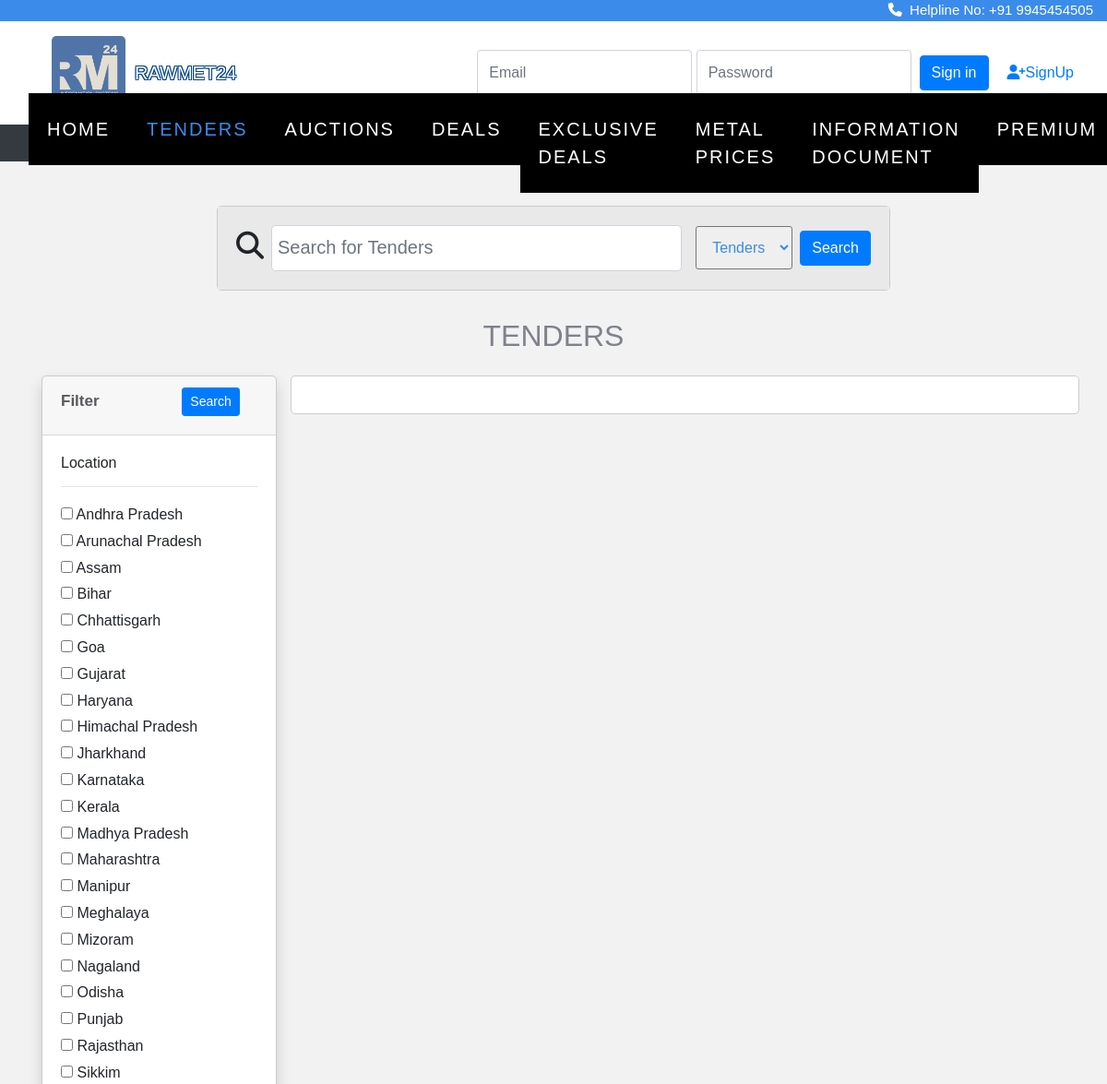
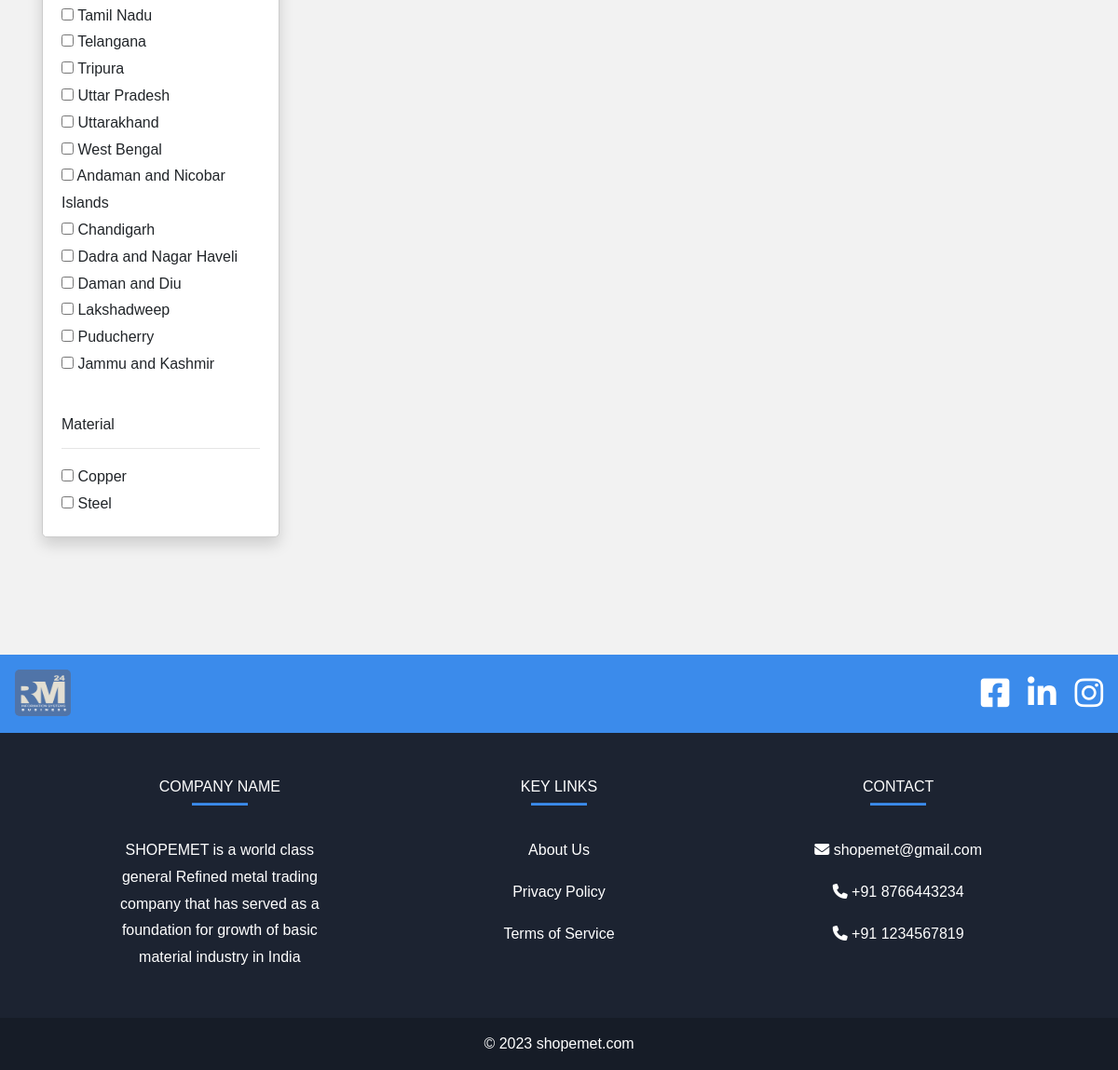
The app's page /tender/tender_search.php with its own data (2 pictures, top to bottom).
### tables this page shows
CREATE TABLE `location` (
  `state_id` int(11) NOT NULL,
  `state_name` varchar(50) DEFAULT NULL
);

### tender/tender_search.php (the view, shortened to what this page needs)
<?php
include "connect.php";
?>
<!doctype html>
<html lang="en">
  <head>
    <link rel="stylesheet" href="https://cdn.jsdelivr.net/npm/bootstrap@4.0.0/dist/css/bootstrap.min.css">
<link rel="stylesheet" href="https://stackpath.bootstrapcdn.com/font-awesome/4.7.0/css/font-awesome.min.css">
<link rel="stylesheet" href="https://cdnjs.cloudflare.com/ajax/libs/font-awesome/4.7.0/css/font-awesome.min.css">
<link rel="stylesheet" href="css/style.css">
<link rel="stylesheet" href="css/_buttons.scss">
<link rel="stylesheet" href="css/buttons.scss">
<link rel="stylesheet" href="css/auction.css">
<link rel="stylesheet" href="css/reboot.scss">
<link rel="stylesheet" href="https://cdnjs.cloudflare.com/ajax/libs/font-awesome/6.4.0/css/all.min.css">
<link href='https://unpkg.com/boxicons@2.1.4/css/boxicons.min.css' rel='stylesheet'>
<link rel="stylesheet" href="https://cdnjs.cloudflare.com/ajax/libs/font-awesome/4.7.0/css/font-awesome.min.css">
<link rel="stylesheet" type="text/css" href="https://stackpath.bootstrapcdn.com/bootstrap/4.4.1/css/bootstrap.min.css">
<link rel="stylesheet" type="text/css" href="https://pixinvent.com/stack-responsive-bootstrap-4-admin-template/app-assets/css/bootstrap-extended.min.css">
<link rel="stylesheet" type="text/css" href="https://pixinvent.com/stack-responsive-bootstrap-4-admin-template/app-assets/fonts/simple-line-icons/style.min.css">
</head>
</head>
<body>
<div class="strip">
  <a href="#"><i class="fa-solid fa-phone"></i>&nbsp Helpline No: +91 9945454505</a>
</div>
<section class="ftco-section" style="padding-top: 5px;">
<section
           class="d-flex justify-content-between p-3"
           style="background-color:white"
           >
    <div class="me-5">
      <img src="image/rawmetlogo.jpeg" width="80px" height="auto" style="border-radius: 5px; margin-left: 40px;">
    </div>&nbsp   <p style=" position:absolute; margin-left:130px; margin-top: 25px;" class="tft desktop-view">RAWMET24</p>
    <?php
       if(!isset($_SESSION['buyer_name'])){
       ?>
         <form class="form-inline" action="verify.php" method="post">
           <input type="email" class="form-control" name="email" placeholder="Email" name="email">
           <input type="password" class="form-control" name="password" placeholder="Password" name="pswd">&nbsp&nbsp
           <br>
           <button class="btn btn-primary" type="submit">Sign in</button>
           <a href="signup.html" style="font-size: medium; padding: 20px; ">
             <i class="fa-solid fa-user-plus"></i>SignUp
           </a>
         </form>
         <?php }else{
?>
 <div class="user" style="padding-top:25px;padding-right:30px"> <p style="color:#3b8beb;">
          Hi! <?php echo $_SESSION['buyer_name'];?>&nbsp&nbsp
              <button class="btn btn-primary" ><a href="signout.php" style="color:white;"> Signout </a></button>
</div><?php
} ?>
</section>
<nav class="navbar navbar-expand-lg navbar-dark ftco_navbar bg-dark ftco-navbar-light" id="ftco-navbar">
<div class="container-fluid">
<div class="collapse navbar-collapse" id="ftco-nav">
<ul class="navbar-nav m-auto">
<li class="nav-item "><a href="home.php" class="nav-link">Home</a></li>
<li class="nav-item active"><a href="tender.php" class="nav-link">Tenders</a></li>
<li class="nav-item "><a href="auction.php" class="nav-link">Auctions</a></li>
<li class="nav-item "><a href="deals.php" class="nav-link">Deals</a></li>
<li class="nav-item"><a href="exclusivedeals.php" class="nav-link">Exclusive Deals</a></li>
<li class="nav-item"><a href="metalsearch.php" class="nav-link">Metal Prices</a></li>
<li class="nav-item"><a href="info_page.php" class="nav-link">Information Document</a></li>
<li class="nav-item"><a href="price.html" class="nav-link">Premium</a></li>
</ul>
</div>
</div>
</nav>
</section>
<section class="home">
<br><br>
<div class="container">
<div class="row ">
  <div class="col-12 col-md-10 col-lg-8">
      <div class="card card-sm">
        <div class="card-body row no-gutters align-items-center" style="background-color: #eae9e9;">
          <div class="col-auto">
            <i class="fa fa-search" style="font-size: 30px; margin-right: 8px;"></i>
          </div>
          <div class="col">
            <input class="form-control form-control-lg form-control-borderless" type="search" id="meterial"
              placeholder="Search for Tenders" style="padding:10px 0px 10px 6px; margin-right: 100px;">
          </div>
          <select name="sort" id="tender" style="padding:13px; margin-left: 15px; margin-right: 8px; border-radius:3px;"
            placeholder="Search ">
            <option value="tenders">Tenders</option>
          </select>
          <div class="col-auto">
            <button class="btn btn-primary" onclick="myFunction()" type="submit">Search</button>
          </div>
        </div>
  </div>
</div>
</div>
</div>
 <center>
 <h2 style="color: #7e828b;">TENDERS</h2> </center>
    <div class="container">
        <div class="row">
            <div class="col-md-3">
                <form action="tender_search.php?l=" method="GET">
                    <div class="card shadow mt-3">
                        <div class="card-header">
                            <h5>Filter&nbsp&nbsp&nbsp&nbsp&nbsp&nbsp&nbsp&nbsp&nbsp&nbsp&nbsp&nbsp&nbsp&nbsp&nbsp&nbsp&nbsp&nbsp
                                <button type="submit" class="btn btn-primary btn-sm float-end" >Search</button>
                            </h5>
                        </div>
                        <div class="card-body">
                            <h6>Location</h6>
                            <hr>
                            <?php
                            $brand_query = "SELECT * FROM location";
                            $brand_query_run = mysqli_query($con, $brand_query);
                            if (mysqli_num_rows($brand_query_run) > 0) {
                                foreach ($brand_query_run as $locationlist) {
                                    ?>
                                    <div id="checkbox">
                                        <input type="checkbox" name="locations" value="<?= $locationlist['state_name']; ?>"
                                            ?>>
                                        <?= $locationlist['state_name']; ?>
                                    </div>
                                    <?php
                                }
                            } else {
                              echo "<div class='abc'>";
                              echo "No result is found";
                              echo "</div>";
                            }
                            ?>
                        </div>
                        <div class="card-body">
                            <h6>Material</h6>
                            <hr>
                            <?php
                            $brand_query = "SELECT DISTINCT material FROM tenders";
                            $brand_query_run = mysqli_query($con, $brand_query);
                            if (mysqli_num_rows($brand_query_run) > 0) {
                                foreach ($brand_query_run as $materiallist) {
                                    ?>
                                    <div id="checkbox">
                                        <input type="checkbox" name="materials" value="<?= $materiallist['material']; ?>"
                                            ?>>
                                        <?= $materiallist['material']; ?>
                                    </div>
                                    <?php
                                }
                            } else {
                              echo "<div class='abc'>";
                              echo "No result is found";
                              echo "</div>";
                            }
                            ?>
                        </div>
                    </div>
                </form>
            </div>
            <div class="col-md-9 mt-3">
                    <div class="card card-body row">
                 <div></section>
    <br><br>
    <center style="color: #3b8beb;">
    <br><br>
<footer class="text-center text-lg-start text-white" style="background-color: #1c2331">
  <section class="d-flex justify-content-between p-3" style="background-color:#3b8beb">
    <div class="me-5">
      <img src="image/rawmetlogo.jpeg" width="60px" height="50px" style="border-radius: 5px;">
    </div>
    <div class="icon" style="font-size: 35px; padding-right: 0px;word-spacing: 10px;">
      <a href="" class="text-white me-4">
        <i class="fa-brands fa-square-facebook"></i>
      </a>
      <a href="" class="text-white me-4">
        <i class="fa-brands fa-linkedin"></i>
      </a>
      <a href="" class="text-white me-4">
        <i class="fa-brands fa-instagram"></i>
      </a>
    </div>
  </section>
  <section class="">
    <div class="container text-center text-md-start mt-5">
      <div class="row mt-3">
        <div class="col-md-3 col-lg-4 col-xl-3 mx-auto mb-4">
          <h6 class="text-uppercase fw-bold" style="color: #fff;">Company name</h6>
          <hr class="mb-4 mt-0 d-inline-block mx-auto" style="width: 60px; background-color: #3b8beb; height: 2px" />
          <p>
            SHOPEMET is a world class general Refined metal trading company that has served as a foundation for growth
            of basic material industry in India
          </p>
        </div>
        <div class="col-md-2 col-lg-2 col-xl-2 mx-auto mb-4">
          <h6 class="text-uppercase fw-bold" style="color: #fff;">Key links</h6>
          <hr class="mb-4 mt-0 d-inline-block mx-auto" style="width: 60px; background-color: #3b8beb; height: 2px" />
          <p>
            <a href="aboutus.php" class="text-white">About Us</a>
          </p>
          <p>
            <a href="policy.php" class="text-white">Privacy Policy</a>
          </p>
          <p>
            <a href="terms_of_service.php" class="text-white">Terms of Service</a>
          </p>
        </div>
        <div class="col-md-4 col-lg-3 col-xl-3 mx-auto mb-md-0 mb-4">
          <h6 class="text-uppercase fw-bold" style="color: #fff;">Contact</h6>
          <hr class="mb-4 mt-0 d-inline-block mx-auto" style="width: 60px; background-color: #3b8beb; height: 2px" />
          <p><i class="fa fa-envelope" aria-hidden="true"></i> shopemet@gmail.com</p>
          <p><i class="fa fa-phone" aria-hidden="true"></i> +91 8766443234</p>
          <p><i class="fa fa-phone" aria-hidden="true"></i> +91 1234567819</p>
        </div>
      </div>
    </div>
  </section>
  <div class="text-center p-3" style="background-color: rgba(0, 0, 0, 0.2)">
    © 2023
    <a class="text-white" href="https://mdbootstrap.com/">shopemet.com</a>
  </div>
</footer>
</body>
</html>

### tender/css/auction.css (style rules this page uses)
.col-lg-4 { flex: 0 0 33.33333%; max-width: 33.33333%; position: relative; width: 100%; padding-right: 15px; padding-left: 15px; }
.d-flex { display: flex !important; }
.row { display: flex; flex-wrap: wrap; margin-right: -15px; margin-left: -15px; }
.card { margin-top: 0%; margin-bottom: 0%; }

### tender/tender_search.php (style rules this page uses)
body { font-family: Arial, Helvetica, sans-serif; }
.strip { width: 100%; background-color: #3b8beb; overflow: auto; }
.strip a { float: right; margin-right: 15px; padding-left: 10px; color: white; text-decoration: none; font-size: 15px; }
.card { border: 1px solid #ccc; border-radius: 5px; margin-bottom: 20px; }
h5 { font-size: 17px; font-family: 'Montserrat', sans-serif; color:#595a5e; font-weight: bold; }
.tft { color: white; font-size: 20px; text-shadow: -1px 1px 0 #004085, 1px 1px 0 #004085, 1px -1px 0 #004085, -1px -1px 0 #004085; }

### records on screen
location: state_name "Andhra Pradesh"
location: state_name "Arunachal Pradesh"
location: state_name "Assam"
location: state_name "Bihar"
location: state_name "Chhattisgarh"
location: state_name "Goa"
location: state_name "Gujarat"
location: state_name "Haryana"
location: state_name "Himachal Pradesh"
location: state_name "Jharkhand"
location: state_name "Karnataka"
location: state_name "Kerala"
location: state_name "Madhya Pradesh"
location: state_name "Maharashtra"
location: state_name "Manipur"
location: state_name "Meghalaya"
location: state_name "Mizoram"
location: state_name "Nagaland"
location: state_name "Odisha"
location: state_name "Punjab"
location: state_name "Rajasthan"
location: state_name "Sikkim"
location: state_name "Tamil Nadu"
location: state_name "Telangana"
location: state_name "Tripura"
location: state_name "Uttar Pradesh"
location: state_name "Uttarakhand"
location: state_name "West Bengal"
location: state_name "Andaman and Nicobar Islands"
location: state_name "Chandigarh"
location: state_name "Dadra and Nagar Haveli"
location: state_name "Daman and Diu"
location: state_name "Lakshadweep"
location: state_name "Puducherry"
location: state_name "Jammu and Kashmir"

### other values on screen
$materiallist['material'] "Copper"
$materiallist['material'] "Steel"
